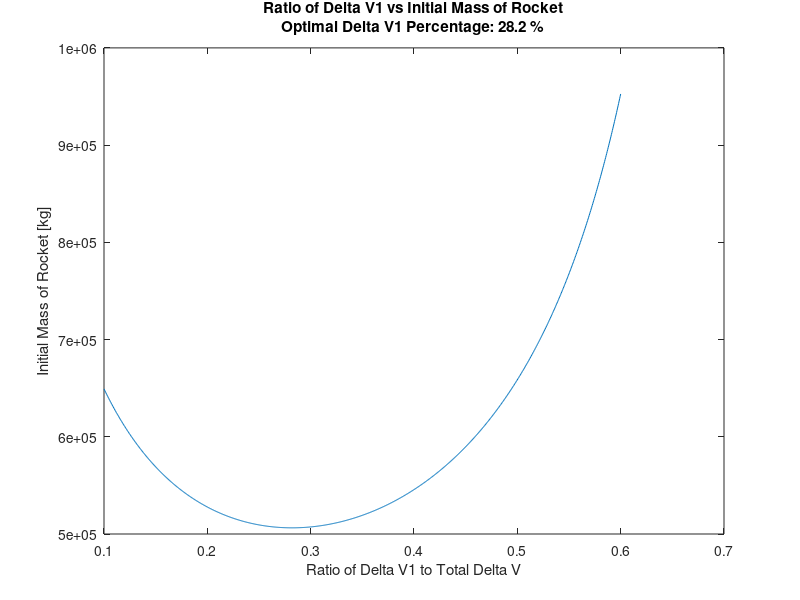

The MATLAB source for this figure:
%%%%%%%%%%%%%%%%%%%%%%%%%%%%%%%%%%%%%%%%%%%%%%%%%%%%%%%%%%%%%%%%%%%%%%%%%%%
%                       AAE 251 Final Design                              %
%                                                                         %
%                             Group 6                                     %
%                                                                         %
% Inputs:                                                                 %
%  1.  m_pay - payload mass [kg]                                          %
%  2.  delV1 - delta V that the first stage needs to achieve [m/s]        %
%  3.  delV2 - delta V that the second stage needs to achieve [m/s]       %
%  4.  delV3 - delta V that the capture stage must achieve [m/s]          %
%  5.  delV4 - delta V of deorbit [m/s]                                   %
%  6.  ISP1 - Specific impulse that first stage rocket engine gives [s]   %
%  7.  ISP2 - Specific impulse that second stage rocket engine gives [s]  %
%  8.  ISP3 - Specific impulse that the capture stage engine give [s]     %
%  9.  Fin1 - Finert for first stage                                      %
%  10. Fin2 - Finert for second stage                                     %
%  11. Fin3 - Finert for capture stage                                    %
%                                                                         %
%  Outputs:                                                               %
%  1. m0 - Initial mass of two stage rocket                               %
%                                                                         % 
%  Script Description: This script calculates the initial mass of a two   %
%  stage rocket                                                           %
%                                                                         %
%%%%%%%%%%%%%%%%%%%%%%%%%%%%%%%%%%%%%%%%%%%%%%%%%%%%%%%%%%%%%%%%%%%%%%%%%%%

clc
close all
clear all

%--Constants---
u_earth = 3.986E5; %[km^3/s^2]
r_earth = 6378; %[km]
g0 = .00981; % [km/s^2]
delV_grav = 1.500;  % [km/s]
delV_drag = .150; % [km/s]
delV_steer = .200; % [km/s]
%f_inert = 26400/228400;
%Singe Stage
f_inert = 26400/228400;
ISP = 414; %[s]  + LOX
%Two Stage
ISP1 = 311; %[s] Kerosine + LOX
ISP2 = 451; %[s] H + LOX
ISP3 = 316; %[s]
Fin1 = 0.091; %0.08;
Fin2 = 0.097; %0.13;
Fin3 = .1;  %Estimate
B = 60;  %[degrees] N launch azimuth
Lat = 28.4556;  %[degrees] N launch latitude 
Long = 80.5278;  %[degrees] W launch longitude
LatRad = Lat*2*pi/360;
LongRad = Long*2*pi/360;
SRSm_pay = 500; %[kg] payload SRS carries 
SRSm_sat = 5715.26386; %[kg] weight of captured satellite
launchInclination = acosd(sind(B)*cosd(Lat));
delta_i = 90-launchInclination; %[degrees] desired plane change

%--SRS Stage Calculations--
ro = 200+r_earth;
vo = sqrt(u_earth/ro);  %initial orbital velocity
raTrans = (1000) + r_earth;
rpTrans = ro;
a = .5*(raTrans+rpTrans);
SRSdeltaV1 = sqrt(2*((u_earth/ro)-(u_earth/(2*a)))) - vo;
SRSdeltaV2 = sqrt(u_earth/raTrans) - sqrt(2*((u_earth/raTrans)-(u_earth/(2*a))));
SRSdeltaV3 = 2*(sqrt(2*((u_earth/raTrans)-(u_earth/(2*a)))))*sind(delta_i/2);
SRSm_prop = (SRSm_pay*exp((SRSdeltaV1+SRSdeltaV3)/(.0098*316))*(1-Fin3))/(1-(Fin3*exp((SRSdeltaV1+SRSdeltaV3)/(.0098*ISP3)))) + (((SRSm_pay+SRSm_sat)*exp(SRSdeltaV2/(.0098*ISP3))*(1-Fin3))/(1-(Fin3*exp(SRSdeltaV2/(.0098*ISP3)))));
SRSm = (SRSm_prop+SRSm_pay)*(1+Fin3);

%--Launch Stage Split--
delv_tot = sqrt(u_earth/(r_earth+200))  + delV_grav + delV_drag + delV_steer; % [m/s] Delta V required for circular flight at this altitude
x = linspace(0.1,.6,1000);
delV1 = delv_tot .* x;
delV2 = delv_tot - delV1;

m0_2 = (SRSm.*(exp(delV2./(g0.*ISP2))).*(1-Fin2))./(1-Fin2.*exp(delV2./(g0.*ISP2)));
m0 = (m0_2.*(exp(delV1./(g0.*ISP1))).*(1-Fin1))./(1-Fin1.*exp(delV1./(g0.*ISP1)));

[m0_min, ind] = min(m0);
delV1_optPercent = x(ind)*100;
delV1_opt = delV1(ind);
plot(x,m0)
str = sprintf('Ratio of Delta V1 vs Initial Mass of Rocket\nOptimal Delta V1 Percentage: %3.1f %%',delV1_optPercent);
title(str);
xlabel('Ratio of Delta V1 to Total Delta V')
ylabel('Initial Mass of Rocket [kg]')

%---Single Stage---
m1_0 = (SRSm.*(exp(delv_tot./(g0.*ISP))).*(1-f_inert))./(1-f_inert.*exp(delv_tot./(g0.*ISP)));
m1_prop_tot = (SRSm.*(exp(delv_tot./(g0.*ISP)) - 1).*(1-f_inert))./(1-f_inert.*exp(delv_tot./(g0.*ISP)));
m1_inert_tot = (SRSm.*f_inert.*(exp(delv_tot./(g0.*ISP))-1))./(1-f_inert.*exp(delv_tot./(g0.*ISP)));

m_prop2_0 = (m0_2.*(exp(delV1./(g0.*ISP1)) - 1).*(1-Fin1))./(1-Fin1.*exp(delV1./(g0.*ISP1))); %Stage 1
m_inert2_0 = (m0_2.*Fin1.*(exp(delV1./(g0.*ISP1))-1))./(1-Fin1.*exp(delV1./(g0.*ISP1))); %Stage 1

m_prop2_2 = (SRSm.*(exp(delV2./(g0.*ISP2)) - 1).*(1-Fin2))./(1-Fin2.*exp(delV2./(g0.*ISP2))); %Stage 2
m_inert2_2 = (SRSm.*Fin2.*(exp(delV2./(g0.*ISP2))-1))./(1-Fin2.*exp(delV2./(g0.*ISP2))); %Stage 2

m2_prop_tot = m_prop2_2 + m_prop2_0;
m2_inert_tot = m_inert2_2 + m_inert2_0;

%---Cost---
c_2 = m2_inert_tot.*1000 + m2_prop_tot.*30; %Cost of 2 stage [kg]*[$/kg] = [$]
c_1 = m1_inert_tot.*1000 + m1_prop_tot.*30; %Cost of 1 stage


